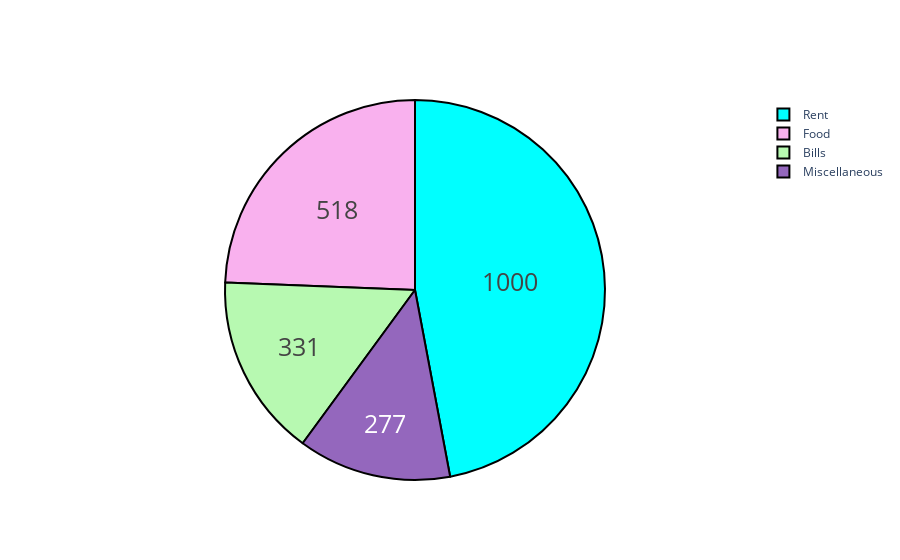

Source (notebook cell):
### Markdown cell above
# Pie chart
A pie chart represents the distribution of different variables among total. In the pie chart each slice shows its contribution to the total amount.

### Code cell
#Expenses

#breakdown each category 
groups = ['Rent','Food','Bills','Miscellaneous']
#create amount
amount = [1000,518,331,277]
#style
colors = ['aqua', '#f9b1ee', '#b7f9b1',  '#9467bd']

trace = go.Pie(labels=groups, values=amount,
               hoverinfo='label+percent', textinfo='value', 
               textfont=dict(size=25),
               marker=dict(colors=colors, 
                           line=dict(color='#000000', width=2)))

#plot - 
iplot([trace])

### Figure 1 — Plotly figure (JSON) as saved in the notebook; plotly's stock layout.template omitted (floating-point values rounded to 4 significant figures)
{"data": [{"hoverinfo": "label+percent", "labels": ["Rent", "Food", "Bills", "Miscellaneous"], "marker": {"colors": ["aqua", "#f9b1ee", "#b7f9b1", "#9467bd"], "line": {"color": "#000000", "width": 2}}, "textfont": {"size": 25}, "textinfo": "value", "type": "pie", "values": [1000, 518, 331, 277]}], "layout": {}}
